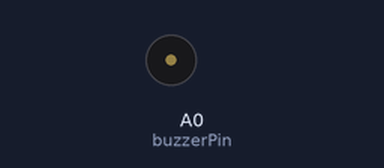
Bench run of a sketch on a simulated Arduino Uno, built with avr-gcc and run on an emulated ATmega328P. Parts: buzzer (waves = sounding).

Above: at 2.5 s.
At 7.5 s:
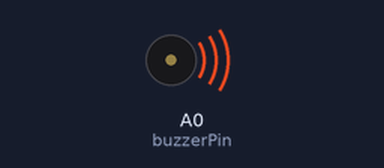
Timing chart, 0 to 13.0 s (numbered marks = the images above):
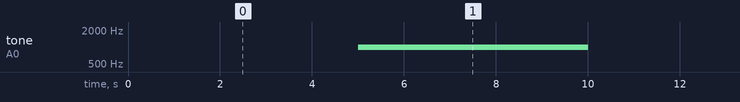

The sketch:

Buzzer.ino
```cpp
const int buzzerPin = A0;
boolean flag = false;

void setup() {
  // put your setup code here, to run once:
  pinMode(buzzerPin, OUTPUT);
}

void loop() {
  // put your main code here, to run repeatedly:
  if(flag == false){
    tone(buzzerPin, 0);
    delay(5000);
    flag = true;
  }
  else{
    tone(buzzerPin, 1000);
    delay(5000);
    flag = false;
  }
}
```

Measured:
- by itself, tone on A0 (buzzerPin): alternates 1000 Hz for 5.0 s and silent for 5.0 s
